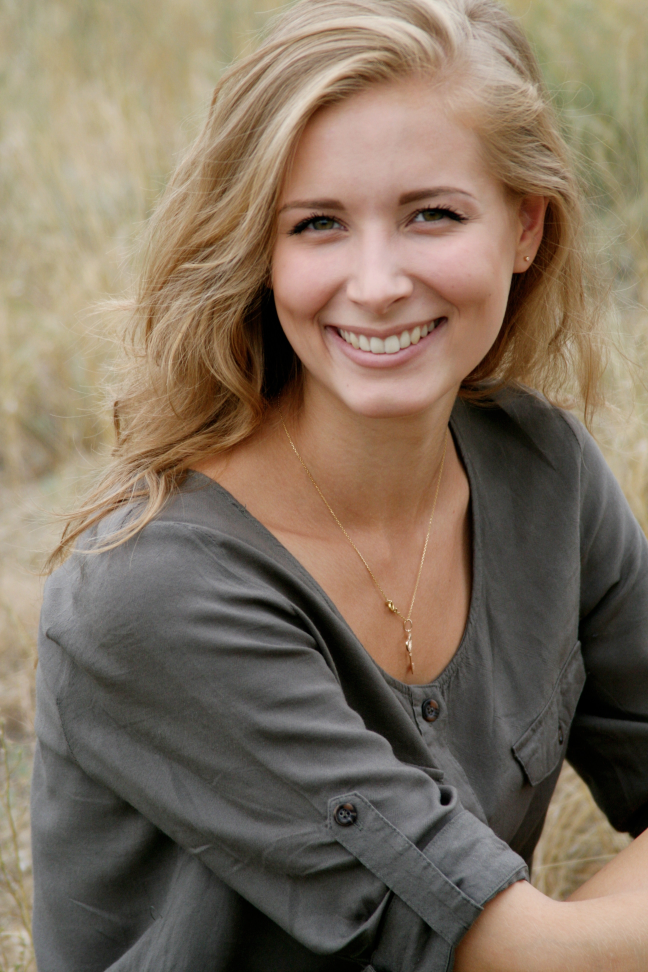
#> input picture adult-beautiful-happy-38554.jpg, 2592 x 3888 px (shown at 1/4 size)
$ python cut.py
#> lines starting #> are read from the running program, lines starting #| are printed output that depends on the picture
import cv2
import matplotlib.pyplot as plt

#read image
img = cv2.imread("adult-beautiful-happy-38554.jpg")
#> img is the input picture: shape (3888, 2592, 3); mean B, G, R 95.9, 113.1, 128.6

#cut photo
cut_img = img[0:2000, 1000:2000]
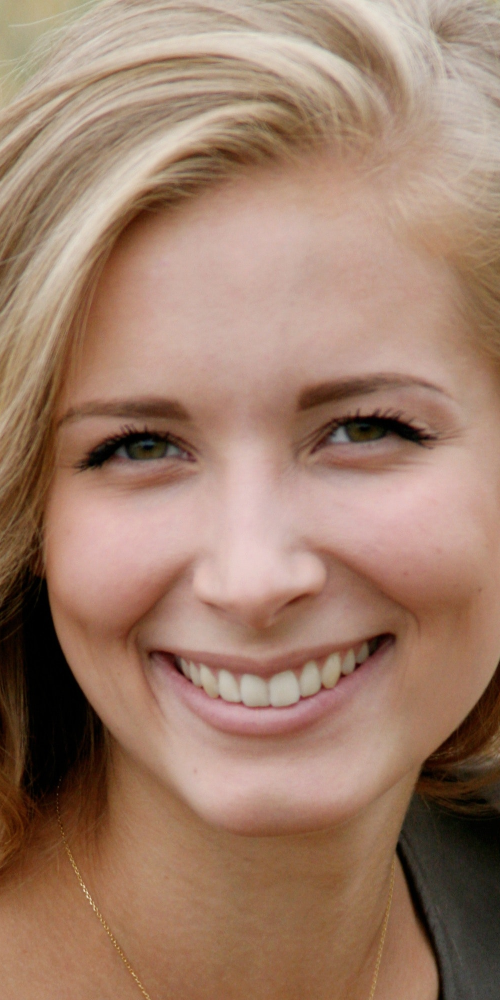
#> cut_img: shape (2000, 1000, 3) (shown at 1/2 size); mean B, G, R 106.2, 125.6, 158.8

#save resized photo
cv2.imwrite("cut-output.jpg", cut_img)

#display
plt.imshow(cv2.cvtColor(cut_img, cv2.COLOR_BGR2RGB))
plt.show()
